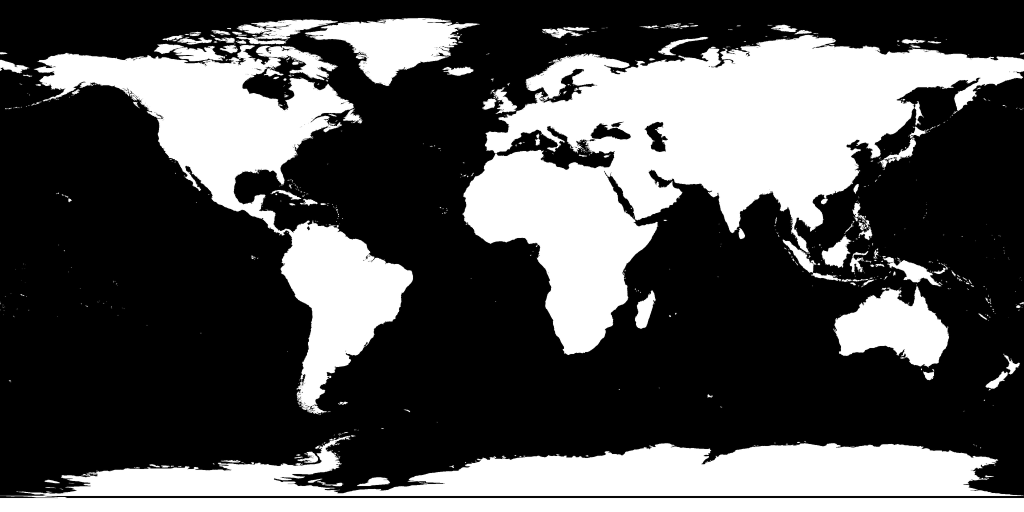
#> input picture engine/long/assets/land_2048.png, 2048 x 1024 px (shown at 1/2 size)
$ python thumb_ep06.py out.png
#> lines starting #> are read from the running program, lines starting #| are printed output that depends on the picture; after the words box and inside, x2 and y2 are one past the last pixel; in counts of white or black regions, pixels touching at a corner belong together
"""Thumbnail for long-form ep06 (1280x720 JPG): Earth with a glowing golden cutaway core + '4 METERS OF GOLD?!'.
Usage: python3 engine/long/thumb_ep06.py out.jpg"""
import os, sys, math
import numpy as np
from PIL import Image, ImageDraw, ImageFilter, ImageFont
W, H = 1280, 720
HERE = os.path.dirname(os.path.abspath(__file__))
FD = os.environ.get("FONT_DIR", "/usr/share/fonts/opentype/inter/").rstrip("/") + "/"
BLK = lambda s: ImageFont.truetype(f"{FD}InterDisplay-Black.otf", s)
GOLD, WHITE = (255, 204, 70), (245, 248, 255)
rng = np.random.default_rng(2)
# background: deep space
yy, xx = np.mgrid[0:H, 0:W].astype(np.float32)
bg = np.zeros((H, W, 3), np.float32) + np.array([4, 8, 20], np.float32)
bg += (np.exp(-(((xx - 380) / 420) ** 2 + ((yy - 380) / 380) ** 2)) * 50)[..., None] * np.array([0.4, 0.8, 1.6], np.float32)
img = Image.fromarray(np.clip(bg, 0, 255).astype(np.uint8)); d = ImageDraw.Draw(img)
for _ in range(260):
    x, y, r = rng.uniform(0, W), rng.uniform(0, H), rng.choice([0.8, 1.2, 1.8]); c = int(rng.uniform(120, 255)); d.ellipse([x - r, y - r, x + r, y + r], fill=(c, c, 255))
# globe
LAND = np.asarray(Image.open(os.path.join(HERE, "assets", "land_2048.png")).convert("L")).astype(np.float32) / 255
TH, TW = LAND.shape; LAND[int(TH * 168 / 180):] = 1
#> after `TH, TW = LAND.shape`: TH = 1024; TW = 2048
#> after `LAND[int(TH * 168 / 180):] = 1`: LAND: shape (1024, 2048) float32; min 0, max 1, mean 0.341
lat_ = (90 - (np.arange(TH) + 0.5) / TH * 180)[:, None]
ocean = np.array([14, 50, 110], np.float32); land = np.array([70, 125, 60], np.float32)
dry = np.exp(-((np.abs(lat_) - 23) / 8) ** 2)[..., None]
landc = land * (1 - dry) + np.array([214, 178, 112], np.float32) * dry
ice = (np.abs(lat_) > 64)[..., None]; landc = np.where(ice, 238, landc)
TEX = ocean * (1 - LAND[..., None]) + landc * LAND[..., None]
cx, cy, R = 400, 390, 300; lat0, lon0 = 18, 15
X, Y = np.meshgrid(np.arange(-R, R) + 0.5, np.arange(-R, R) + 0.5); x, y = X / R, -Y / R; rho2 = x * x + y * y
z = np.sqrt(np.clip(1 - rho2, 0, 1)); alpha = np.clip((1 - np.sqrt(rho2)) * R, 0, 1)
p0, l0 = math.radians(lat0), math.radians(lon0)
lat = np.arcsin(np.clip(z * math.sin(p0) + y * math.cos(p0), -1, 1)); lon = l0 + np.arctan2(x, z * math.cos(p0) - y * math.sin(p0))
u = ((np.degrees(lon) + 180) / 360 * TW).astype(int) % TW; v = np.clip(((90 - np.degrees(lat)) / 180 * TH).astype(int), 0, TH - 1)
#> after `u = ((np.degrees(lon) + 180) / 360 * TW).astype(int) % TW`:
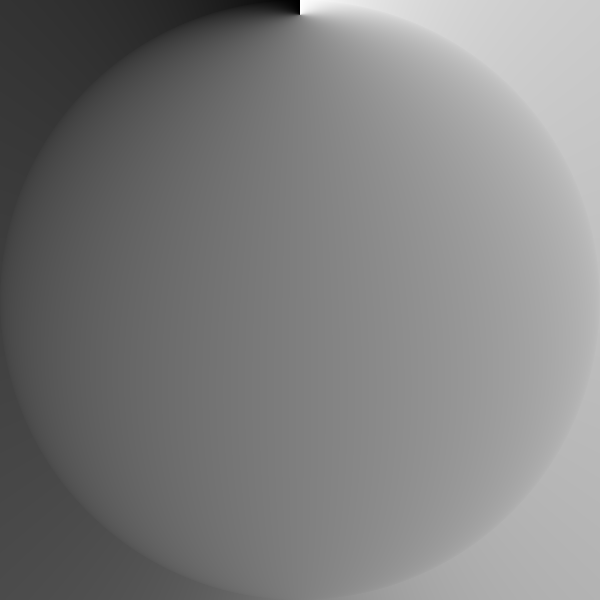
#> lon: shape (600, 600) float64; min -2.87, max 3.4, mean 0.262; drawn with min black and max white
#> after `v = np.clip(((90 - np.degrees(lat)) / 180 * TH).astype(int), 0, TH - 1`:
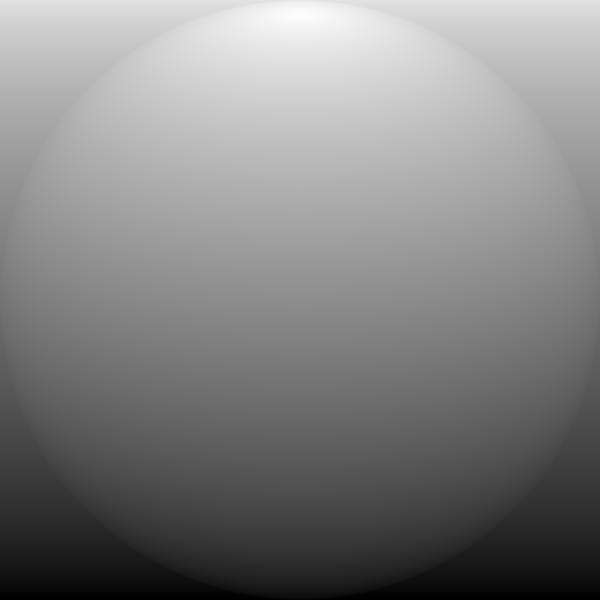
#> lat: shape (600, 600) float64; min -1.25, max 1.57, mean 0.191; drawn with min black and max white
L = np.array([-0.5, 0.45, 0.74]); L /= np.linalg.norm(L); lam = np.clip(x * L[0] + y * L[1] + z * L[2], 0, 1)
rgb = TEX[v, u] * (0.06 + 1.05 * lam ** 0.8)[..., None] + np.array([70, 150, 255]) * ((1 - z) ** 3 * 0.8)[..., None]
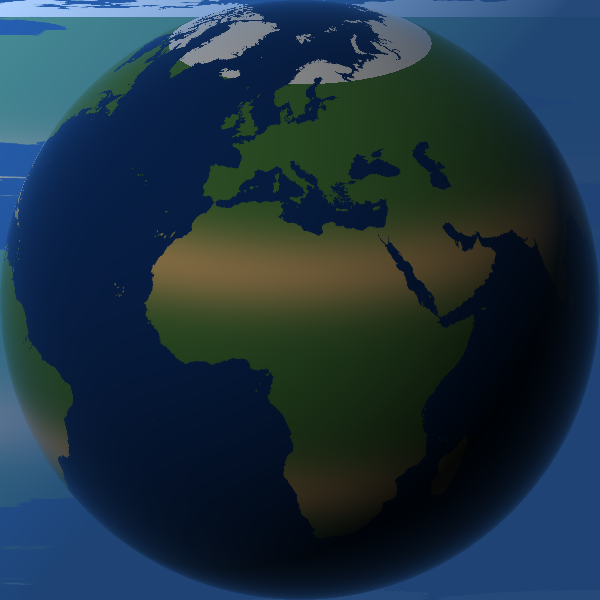
#> rgb: shape (600, 600, 3) float64; mean of channels 0, 1, 2 55.3, 92.8, 117.2; drawn with min black and max white
glow = Image.new("L", (W, H), 0); ImageDraw.Draw(glow).ellipse([cx - R - 20, cy - R - 20, cx + R + 20, cy + R + 20], fill=170)
#> after `glow = Image.new('L', (W, H), 0)`: glow: PIL image 1280x720 L; every value is 0
#> after `ImageDraw.Draw(glow).ellipse([cx - R - 20, cy - R - 20, cx + R + 20, c`:
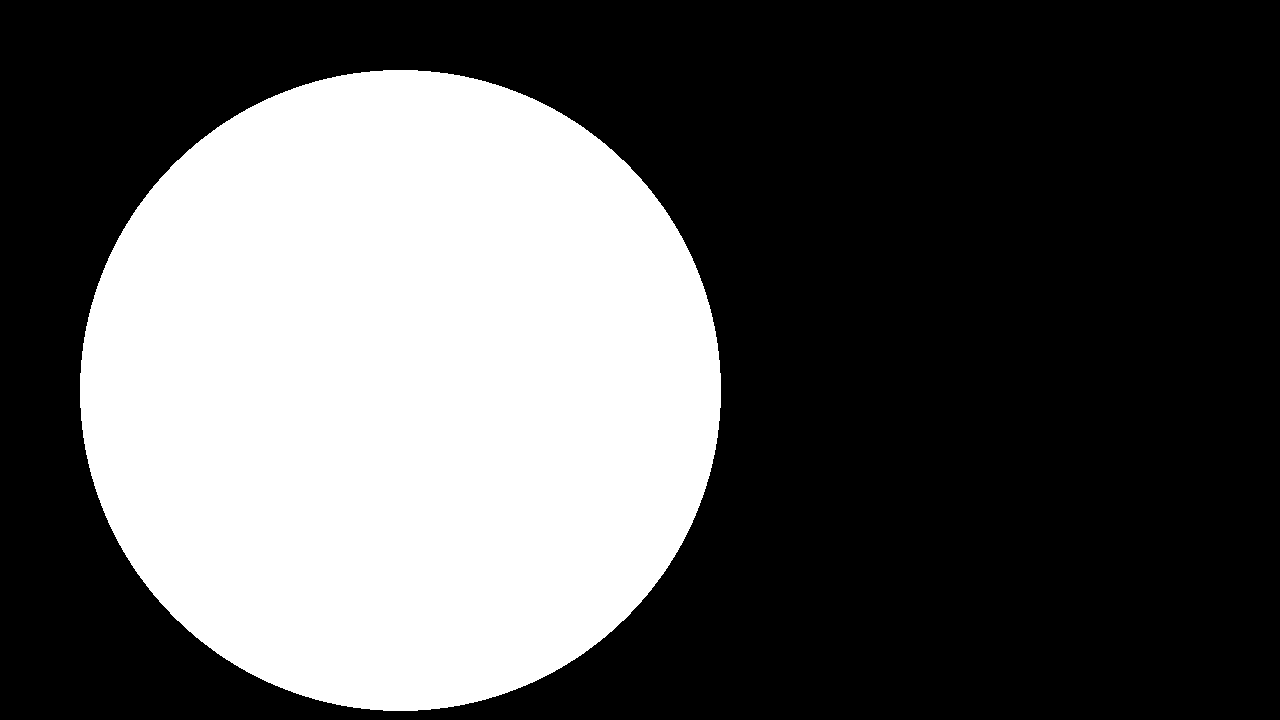
#> glow: PIL image 1280x720 L; values 0 (black) and 170 (white), 35% white; 1 white region, box (x1, y1, x2, y2) and area: (80, 70, 721, 711) 322633
img.paste(Image.new("RGB", (W, H), (50, 120, 255)), (0, 0), glow.filter(ImageFilter.GaussianBlur(40)))
g = Image.fromarray(np.dstack([np.clip(rgb, 0, 255), alpha * 255]).astype(np.uint8), "RGBA"); img.paste(g, (cx - R, cy - R), g)
#> after `g = Image.fromarray(np.dstack([np.clip(rgb, 0, 255), alpha * 255]).ast`:
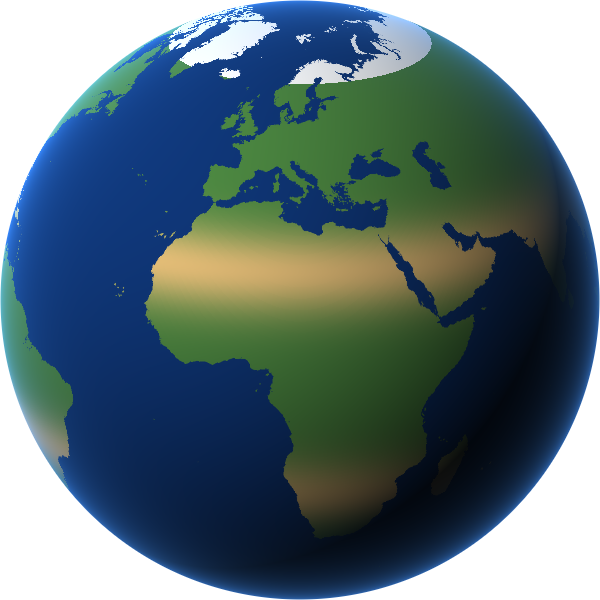
#> g: PIL image 600x600 RGBA; mean R, G, B, A 54.6, 91.7, 114.3, 199.6; transparent parts drawn white
# cutaway wedge with a golden core
d = ImageDraw.Draw(img)
for f, c in ((1.0, (110, 64, 36)), (0.965, (214, 90, 40)), (0.56, (250, 170, 50)), (0.30, (255, 214, 90))):
    d.pieslice([cx - R * f, cy - R * f, cx + R * f, cy + R * f], -90, 0, fill=c)
core = Image.new("L", (W, H), 0); ImageDraw.Draw(core).pieslice([cx - 110, cy - 110, cx + 110, cy + 110], -90, 0, fill=200)
#> after `ImageDraw.Draw(core).pieslice([cx - 110, cy - 110, cx + 110, cy + 110]`: core: PIL image 1280x720 L; values 0 (black) and 200 (white), 1.1% white; 1 white region, box (x1, y1, x2, y2) and area: (400, 280, 511, 391) 9691
img.paste(Image.new("RGB", (W, H), (255, 230, 140)), (0, 0), core.filter(ImageFilter.GaussianBlur(14)))
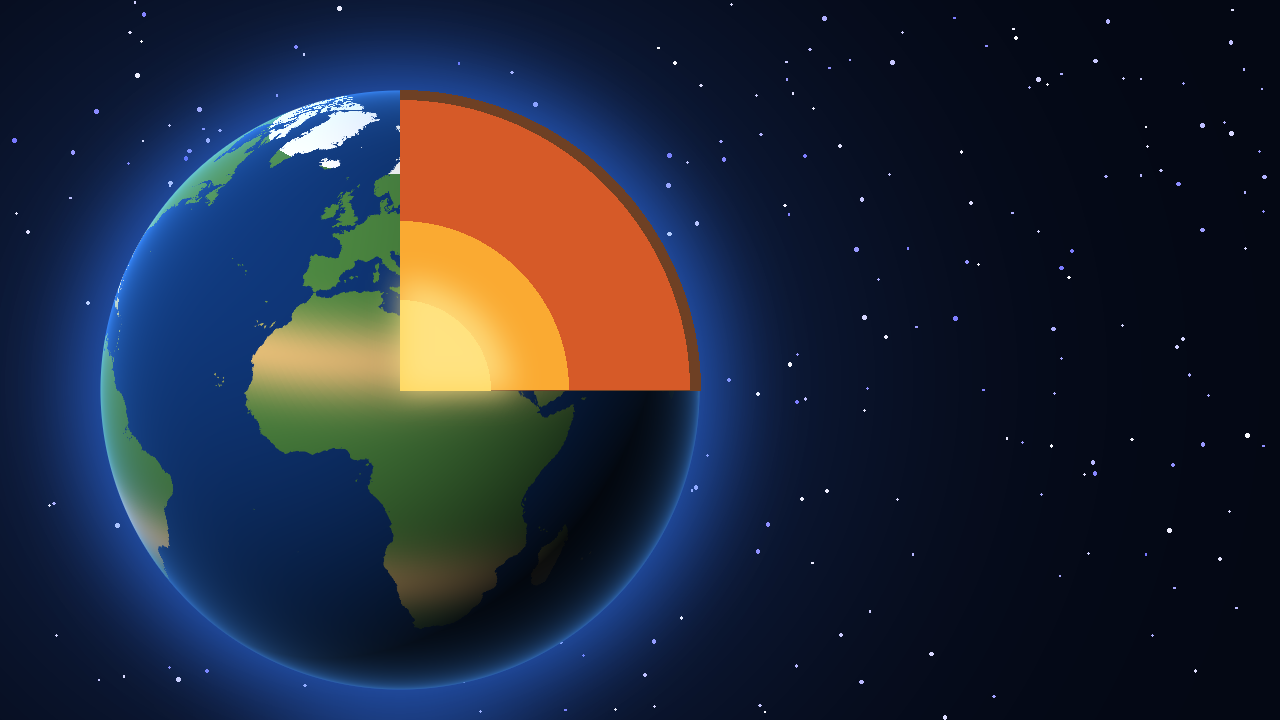
#> img: PIL image 1280x720 RGB; mean R, G, B 33.8, 40.8, 58.5
d = ImageDraw.Draw(img); d.pieslice([cx - R * 0.3, cy - R * 0.3, cx + R * 0.3, cy + R * 0.3], -90, 0, fill=(255, 226, 120))
for k in range(26):
    a = rng.uniform(-math.pi / 2, 0); rr = rng.uniform(0.04, 0.28) * R; sx, sy = cx + rr * math.cos(a), cy + rr * math.sin(a); s = rng.uniform(2, 5)
    d.polygon([(sx, sy - s * 2), (sx + s, sy), (sx, sy + s * 2), (sx - s, sy)], fill=WHITE)
# text (top-right area; bottom-right corner left clear for YouTube's timestamp)
def T(s, size, x, y, col):
#> called with s = '4 METERS', size = 130, x = 990, y = 170, col = (245, 248, 255)
    while d.textlength(s, font=BLK(size)) > 540: size -= 4
#> this loop made 6 passes
#> size on passes 1 to 6: 126, 122, 118, 114, 110, 106
#> after the loop, size = 106
    f = BLK(size); d.text((x + 5, y + 6), s, font=f, fill=(0, 0, 0), anchor="mm"); d.text((x, y), s, font=f, fill=col, anchor="mm")
T("4 METERS", 130, 990, 170, WHITE)
T("OF PRECIOUS", 130, 990, 300, GOLD)
#> the loop in T (call 2), `while d.textlength(s, font=BLK(size)) > 540: size -= 4` made 13 passes
#> size on passes 1 to 12: 126, 122, 118, 114, 110, 106, 102, 98, 94, 90, 86, 82
T("METAL?!", 130, 990, 430, WHITE)
d.rounded_rectangle([60, 36, 380, 88], 24, fill=(10, 16, 30)); d.text((220, 62), "SOUNDS FAKE · EARTH", font=BLK(28), fill=(225, 230, 245), anchor="mm")
img.save(sys.argv[1], quality=92); print("ok")
#> after `img.save(sys.argv[1], quality=92)`:
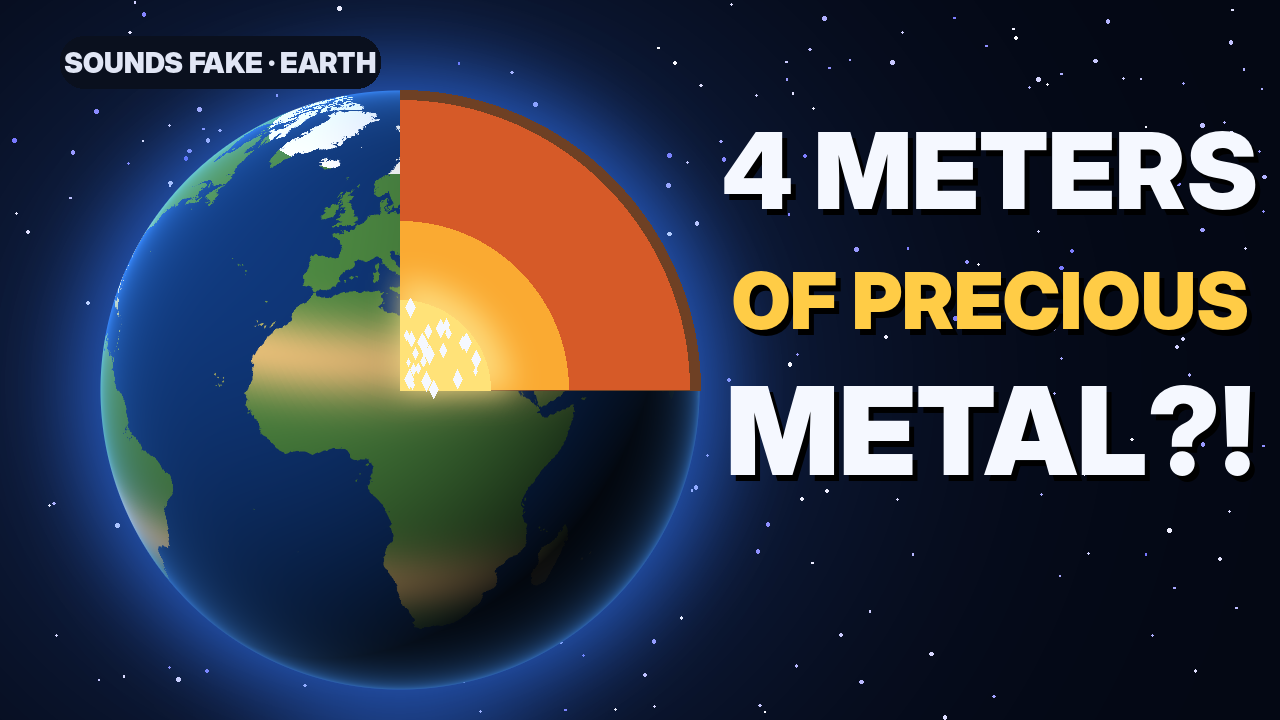
#> saved as out.png: PIL image 1280x720 RGB; mean R, G, B 53, 58.3, 71.6
#| ok
